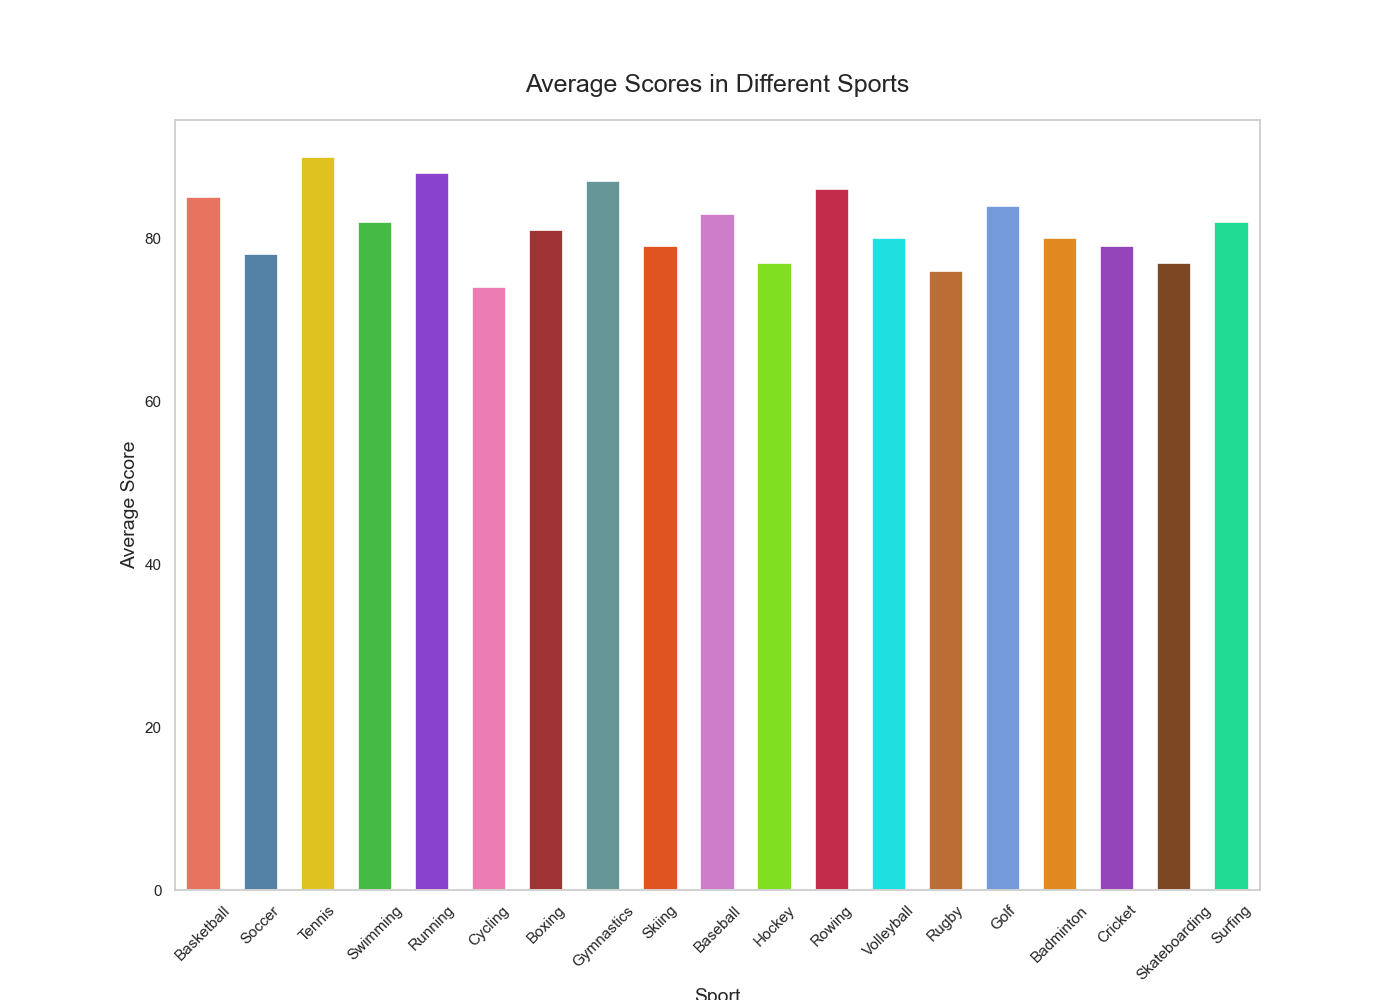

Source code (Python):

import seaborn as sns
import pandas as pd
import matplotlib.pyplot as plt

data = {
    'Sport': ['Basketball', 'Soccer', 'Tennis', 'Swimming', 'Running', 'Cycling', 'Boxing', 'Gymnastics', 'Skiing', 'Baseball', 'Hockey', 'Rowing', 'Volleyball', 'Rugby', 'Golf', 'Badminton', 'Cricket', 'Skateboarding', 'Surfing'],
    'Average_Score': [85, 78, 90, 82, 88, 74, 81, 87, 79, 83, 77, 86, 80, 76, 84, 80, 79, 77, 82]
}

df = pd.DataFrame(data)

plt.figure(figsize=(14, 10))
sns.barplot(x='Sport', y='Average_Score', data=df, palette=["#FF6347", "#4682B4", "#FFD700", "#32CD32", "#8A2BE2", "#FF69B4", "#B22222", "#5F9EA0", "#FF4500", "#DA70D6", "#7FFF00", "#DC143C", "#00FFFF", "#D2691E", "#6495ED", "#FF8C00", "#9932CC", "#8B4513", "#00FA9A"], linewidth=1.2, width=0.6)

plt.title('Average Scores in Different Sports', fontsize=18, pad=20)
plt.xlabel('Sport', fontsize=14)
plt.ylabel('Average Score', fontsize=14)
plt.xticks(rotation=45)
plt.grid(axis='y')

plt.show()
